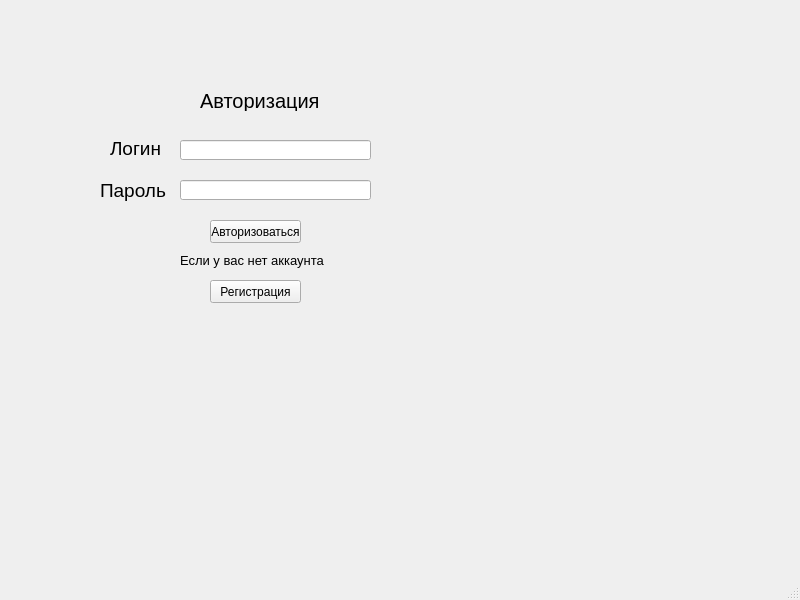
<?xml version="1.0" encoding="UTF-8"?>
<ui version="4.0">
 <class>MainWindow</class>
 <widget class="QMainWindow" name="MainWindow">
  <property name="geometry">
   <rect>
    <x>0</x>
    <y>0</y>
    <width>800</width>
    <height>600</height>
   </rect>
  </property>
  <property name="windowTitle">
   <string>MainWindow</string>
  </property>
  <widget class="QWidget" name="centralwidget">
   <widget class="QLabel" name="label_4">
    <property name="geometry">
     <rect>
      <x>200</x>
      <y>90</y>
      <width>121</width>
      <height>21</height>
     </rect>
    </property>
    <property name="font">
     <font>
      <pointsize>15</pointsize>
     </font>
    </property>
    <property name="text">
     <string>Авторизация</string>
    </property>
   </widget>
   <widget class="QLineEdit" name="pass_line">
    <property name="geometry">
     <rect>
      <x>180</x>
      <y>180</y>
      <width>191</width>
      <height>20</height>
     </rect>
    </property>
   </widget>
   <widget class="QLineEdit" name="login_line">
    <property name="geometry">
     <rect>
      <x>180</x>
      <y>140</y>
      <width>191</width>
      <height>20</height>
     </rect>
    </property>
   </widget>
   <widget class="QPushButton" name="regbtn">
    <property name="geometry">
     <rect>
      <x>210</x>
      <y>280</y>
      <width>91</width>
      <height>23</height>
     </rect>
    </property>
    <property name="text">
     <string>Регистрация</string>
    </property>
   </widget>
   <widget class="QPushButton" name="logbtn">
    <property name="geometry">
     <rect>
      <x>210</x>
      <y>220</y>
      <width>91</width>
      <height>23</height>
     </rect>
    </property>
    <property name="text">
     <string>Авторизоваться</string>
    </property>
   </widget>
   <widget class="QLabel" name="label_2">
    <property name="geometry">
     <rect>
      <x>100</x>
      <y>180</y>
      <width>71</width>
      <height>21</height>
     </rect>
    </property>
    <property name="font">
     <font>
      <pointsize>14</pointsize>
     </font>
    </property>
    <property name="text">
     <string>Пароль</string>
    </property>
   </widget>
   <widget class="QLabel" name="label_3">
    <property name="geometry">
     <rect>
      <x>180</x>
      <y>250</y>
      <width>151</width>
      <height>20</height>
     </rect>
    </property>
    <property name="font">
     <font>
      <pointsize>10</pointsize>
     </font>
    </property>
    <property name="text">
     <string>Если у вас нет аккаунта</string>
    </property>
   </widget>
   <widget class="QLabel" name="label">
    <property name="geometry">
     <rect>
      <x>110</x>
      <y>140</y>
      <width>61</width>
      <height>16</height>
     </rect>
    </property>
    <property name="font">
     <font>
      <pointsize>14</pointsize>
     </font>
    </property>
    <property name="text">
     <string>Логин</string>
    </property>
   </widget>
  </widget>
  <widget class="QMenuBar" name="menubar">
   <property name="geometry">
    <rect>
     <x>0</x>
     <y>0</y>
     <width>800</width>
     <height>21</height>
    </rect>
   </property>
  </widget>
  <widget class="QStatusBar" name="statusbar"/>
 </widget>
 <resources/>
 <connections/>
</ui>
